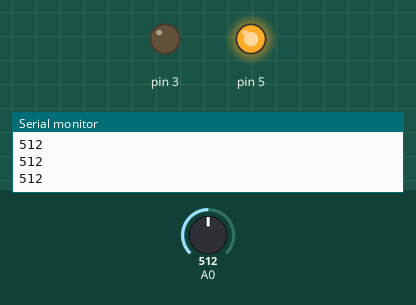
A sketch run on a simulated Arduino Uno, built with avr-gcc and run on an emulated ATmega328P. Parts: output pins drawn as LEDs (lit = HIGH), the last lines printed to the serial monitor. Inputs (shaded band) come from the test bench; at power-on: A0 = 512.

Above: at 1.2 s.
1.3 s: A0 set to 5
2.8 s: A0 set to 2
At 4.0 s:
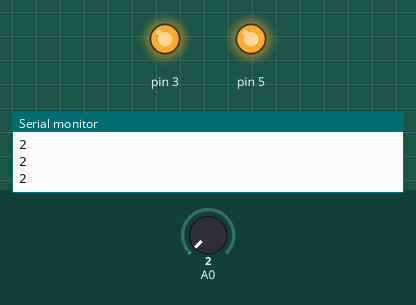
4.3 s: A0 set to 122
At 5.0 s:
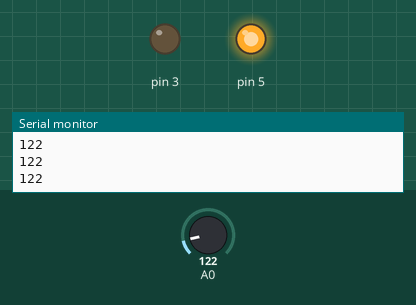
5.8 s: A0 set to 0
At 6.2 s:
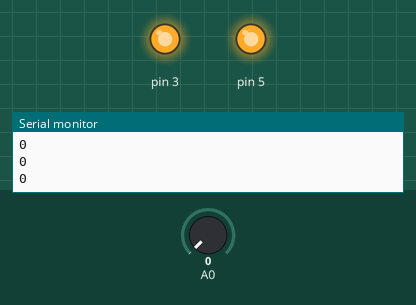
Timing chart, 0 to 8.3 s (numbered marks = the images above; inputs shaded):
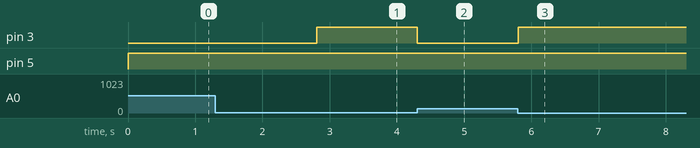

Measured:
- the behaviour switches between 4 and 3 on A0 (found by bisection; images 0 and 1)
- after the input at 2.8 s, pin 3: LOW → HIGH at once
- after the input at 4.3 s, pin 3: HIGH → LOW at once
- after the input at 5.8 s, pin 3: LOW → HIGH at once

The sketch:

Headlight_code.ino
```cpp
// C++ code
//
int ambient = 0;

void setup()
{
  pinMode(5, OUTPUT);
  pinMode(A0, INPUT);
  Serial.begin(9600);
  pinMode(3, OUTPUT);
}

void loop()
{
  digitalWrite(5, HIGH);
  ambient = analogRead(A0);
  Serial.println(ambient);
  if (ambient < 3.25) {
    digitalWrite(3, HIGH);
  } else {
    digitalWrite(3, LOW);
  }
  delay(10); // Delay a little bit to improve simulation performance
}
```
